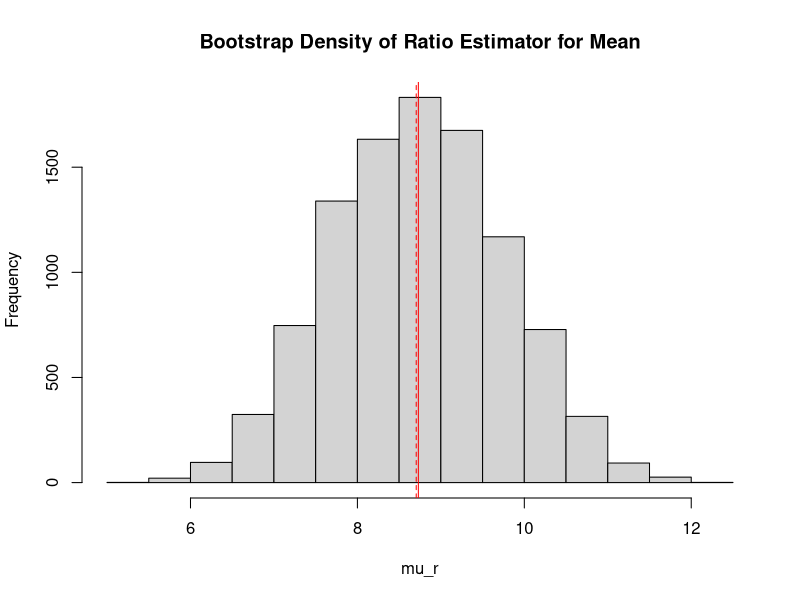

Reproduce this figure in R.
################################################################################
# Problem 8
################################################################################
rm(list=ls()) 
seedlings = data.frame(
'plot' = c(rep(1,5),rep(2,6),rep(3,6),rep(4,5),rep(5,5)),
'height' = c( 12 , 11 , 11 , 10 , 13 ,    
              10 ,  9 ,  7 ,  8 ,  8 , 10,
               6 ,  5 ,  7 ,  5 ,  6 ,  4,
               7 ,  8 ,  6 ,  7 ,  6 ,   
              10 , 11 , 13 , 12 , 12 ))   


N = 25			    # Total number of primary units
Nh = c(52,56,60,46,49)	    # Known secondary unit totals
nh = table(seedlings$plot)  # Secondary sample sizes
n = length(nh)		    # Primary sample size

# This function does a two stage resample
# where the first stage resamples without 
# replacement from bootstrap population
# made from replicating the sample (N/n) times
# to correct for a small sampling population
twostage.resample = function(y,factors,N,Nh) { 
  factors = factor(factors)		    # Make sure this is a factor level
  #nh = table(factors)			    # Strata sample sizes
  #n = length(nh)			    # Number of primary units sampled
  stageone.pop = rep(1:n,N/n)	            # Construct indices for bootsrp population 
  stageone.idx = sample(stageone.pop,N/n)   # Sample WITHOUT replacement
  ragged_table = tapply(y,factors,	    # Create a list of strata for indexing
		   function(yh){ yh })	    #   using the first stage samples indices
  stagetwo = function(yh) {		    # Function for sampling second stage
    sample(yh,replace=T)		    # Here we "could" implement a finite pop
  }					    # correction, but instead do the regular bootstrp
  yy = lapply(ragged_table[stageone.idx]    # Sample the second stage
	      , stagetwo)		    # Using the stagetwo function
  repidx = rep(stageone.idx,nh[stageone.idx])# Make a vector of indices for making resampled factor and Nh
  ffactors = levels(factors)[repidx]        # Make a vector of the factors sampled at stage one
  yy = unlist(yy,use.names=F)		    # Change yy from a ragged list back to a vector

  if(length(yy[1]) > length(ffactors) ) {
    browser()
  }
  samp = data.frame(
    'resampidx' = rep(1:n,nh[stageone.idx]),# Use this for the "new" strata index
    'factors'   = ffactors,		    # The factor (plot#) that was resampled
    'y'	        = yy,			    # The resampled value
    'Nh'        = Nh[repidx]		    # The true strata size matched up with resample
  )
  if(length(samp$y) != length(samp$resampidx)) {
    browser()
  }

  return(samp)
}

# This function is meant to work with
# the naming convention in twostage.resample
estimate.ybar = function(resampidx,Nh,y) {
  NNh = tapply(Nh,resampidx,mean)     # Using the fact that the mean of repeats is what is repeated
  ybarh = tapply(y,resampidx,mean)	     # Strata wise means
  sum(NNh*ybarh)/sum(NNh)		     # Ratio estimator
}

boot = function() {
  samp = twostage.resample(seedlings$height,seedlings$plot,N,Nh)
  estimate.ybar(samp$resampidx,samp$Nh,samp$y)
}
straps = replicate(10000,boot())

mur = estimate.ybar(seedlings$plot,rep(Nh,nh),seedlings$height)
hist(straps, main="Bootstrap Density of Ratio Estimator for Mean", xlab="mu_r")
abline(v = mean(straps), lty='solid', col='red')
abline(v = mur, lty='dashed', col='red')
dev.copy(pdf,'bootstrap.pdf')
dev.off()
(muboot = mean(straps))
(seboot = sd(straps))
sorted_straps = sort(straps)
(boot.ci = sorted_straps[c(50,9750)])
